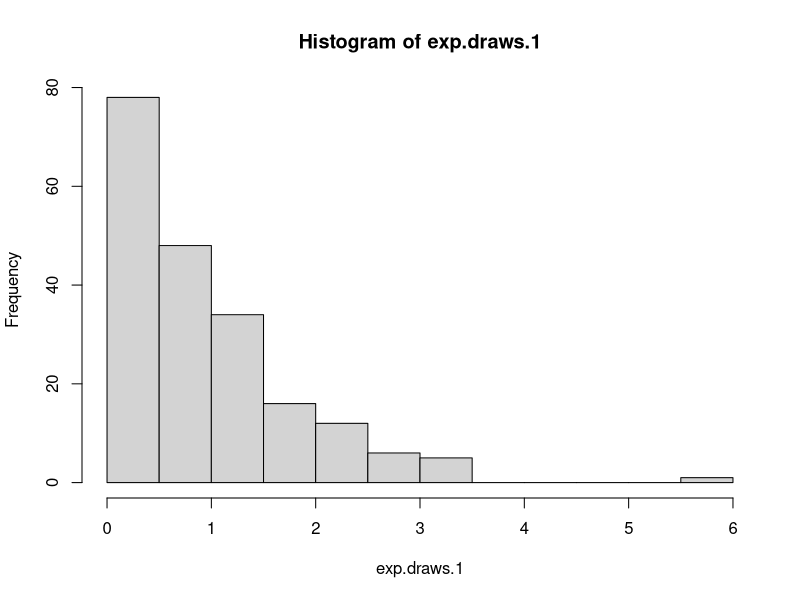
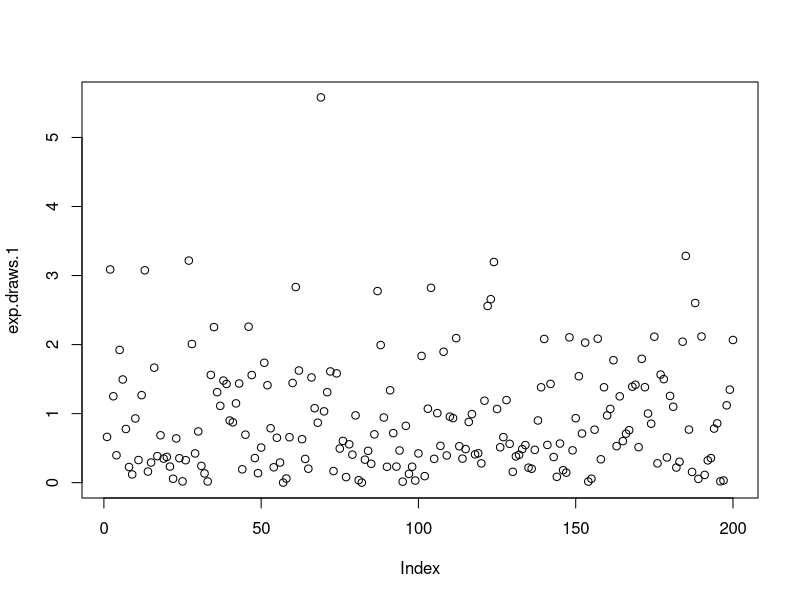
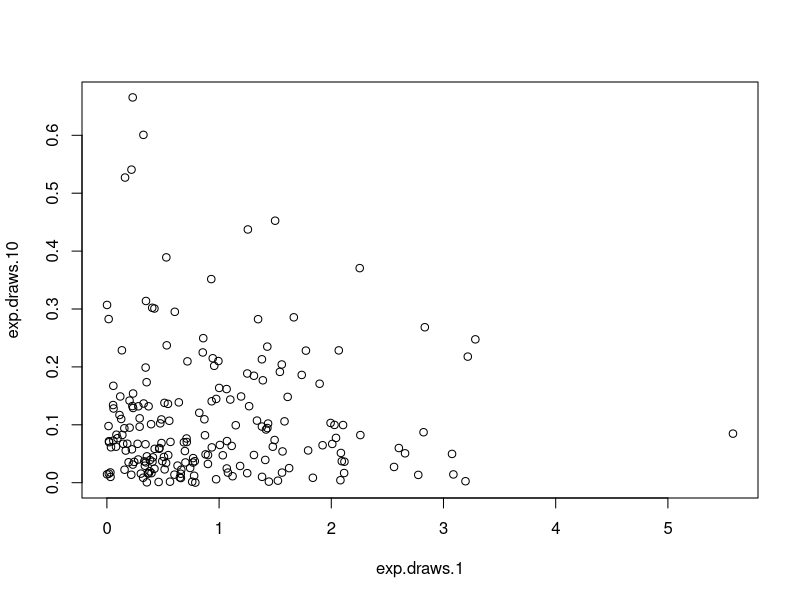
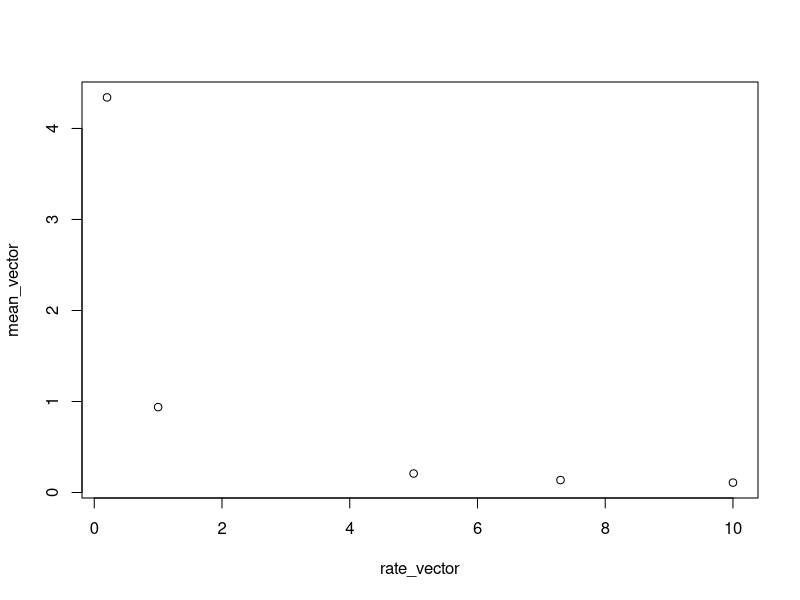
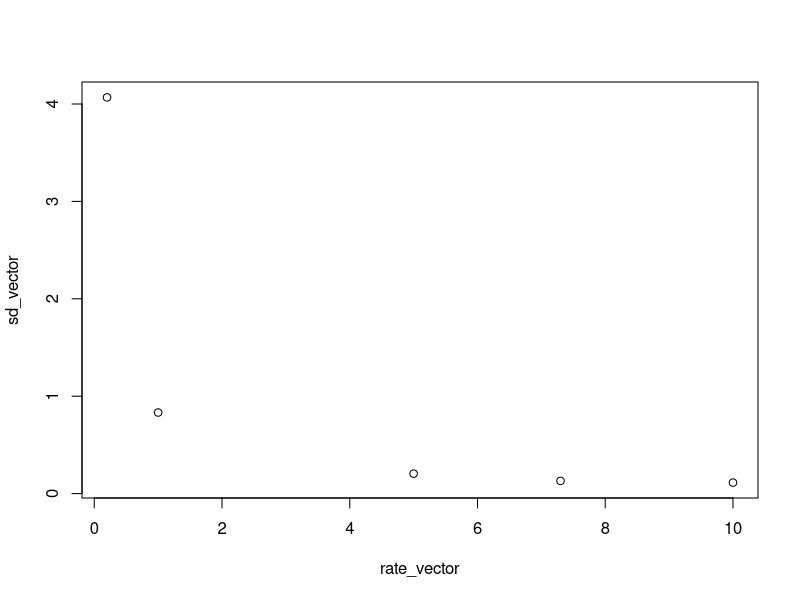
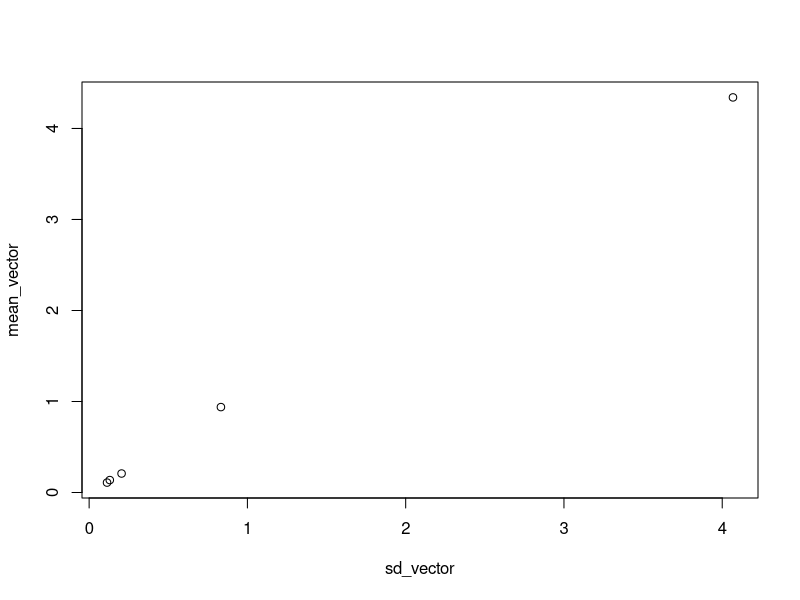
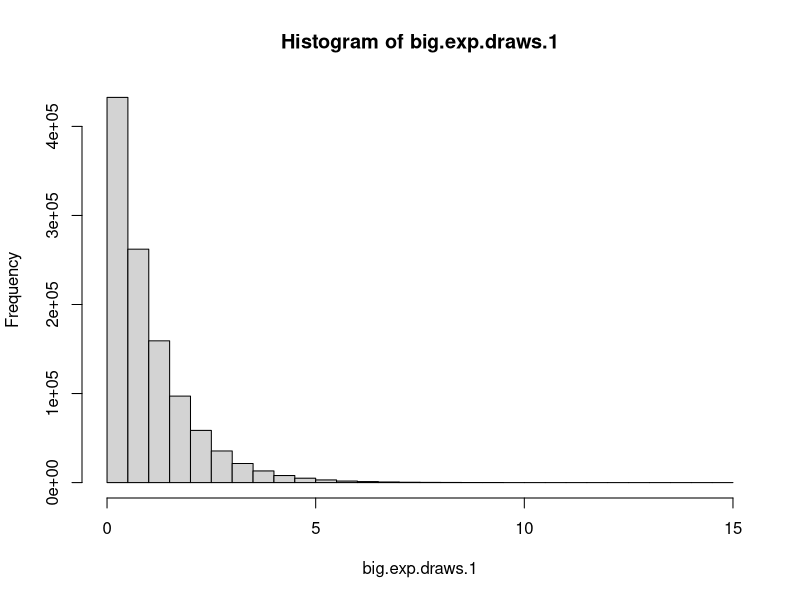
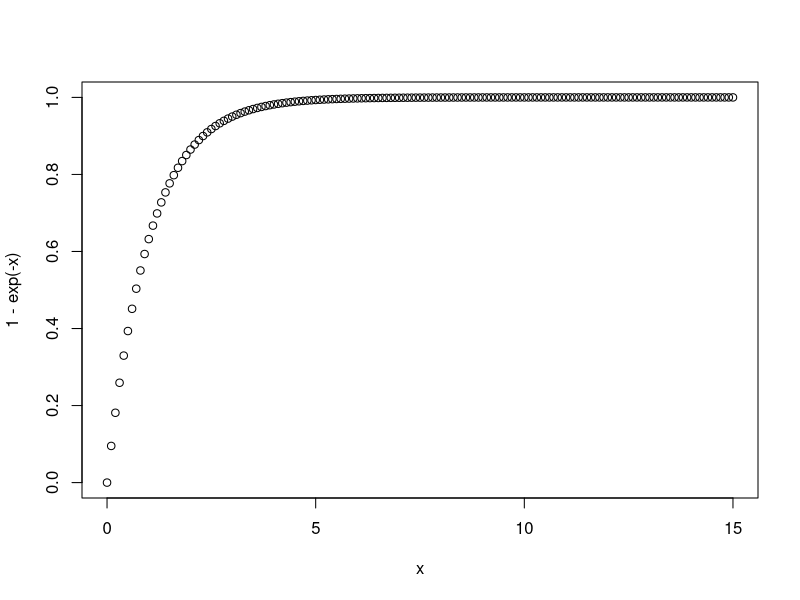

Write R code to recreate these figures, in order. (Note: this script raises an error after producing the figures.)
#---------------------------------------------------------------------------------------------------------------------------------------------
  #Part I:
#---------------------------------------------------------------------------------------------------------------------------------------------
#Generate 200 random values from the standard exponential dist.
#standard exponential distribution has lambda = 1. 
exp.draws.1 = rexp(200)
mean_1 = mean(exp.draws.1)
sd_1 = sd(exp.draws.1)

#Repeat for rates lambda = 0.2, 5, 7.3, 10
exp.draws.0.2 = rexp(200, rate = 0.2)
mean_0.2 = mean(exp.draws.0.2)
sd_0.2 = sd(exp.draws.0.2)

exp.draws.5 = rexp(200, rate = 5)
mean_5 = mean(exp.draws.5)
sd_5 = sd(exp.draws.5)

exp.draws.7.3 = rexp(200, rate = 7.3)
mean_7.3 = mean(exp.draws.7.3)
sd_7.3 = sd(exp.draws.7.3)

exp.draws.10 = rexp(200, rate = 10)
mean_10 = mean(exp.draws.10)
sd_10 = sd(exp.draws.10)

#Histogram of standard exponential distribution
hist(exp.draws.1)

#Plot values generated by the standard exponential dist. in the order they were generated
plot(exp.draws.1)

#Scatter plot between the standard distribution and the exponential distribution with lambda = 10
plot(exp.draws.1, exp.draws.10)

#Scatterplots from mean vector of previous distribution
mean_vector = c(mean_1, mean_0.2, mean_5, mean_7.3, mean_10)
sd_vector = c(sd_1, sd_0.2, sd_5, sd_7.3, sd_10)
rate_vector = c(1, 0.2, 5, 7.3, 10)
plot(rate_vector, mean_vector) #part a
plot(rate_vector, sd_vector) #part b
plot(sd_vector, mean_vector) #part c

#---------------------------------------------------------------------------------------------------------------------------------------------
#Part II:
#---------------------------------------------------------------------------------------------------------------------------------------------
#Part A:
big.exp.draws.1 = rexp(1100000)
big_mean = mean(big.exp.draws.1)
big_sd = sd(big.exp.draws.1)

#Part B:
hist(big.exp.draws.1)
x = seq(0, 15, by = 0.1)
plot(x, 1 - exp(-x))

#Part C:
mean(big.exp.draws.1[which(big.exp.draws.1 > 1)])

#Part D:
big.exp.draws.1.mat = matrix(data = big.exp.draws.1, nrow = 1100, ncol = 1000)
big_hist = hist(big.exp.draws.1.mat)

#Part E: 
col_371_mean = mean(big.exp.draws.1.mat[, 371])

#Part F:
col_means = colMeans(big.exp.draws.1.mat)
hist(col_means)
s